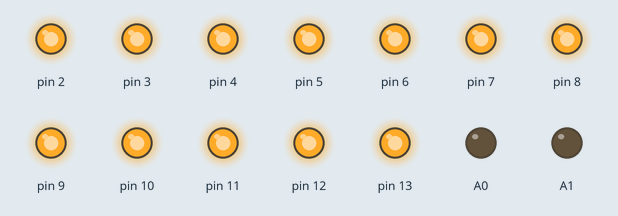
A sketch run on a simulated Arduino Uno, built with avr-gcc and run on an emulated ATmega328P. Shown: output pins drawn as LEDs (lit = HIGH).

Above: at 0.1 s.
Timing chart, 0 to 1.6 s (numbered marks = the images above):
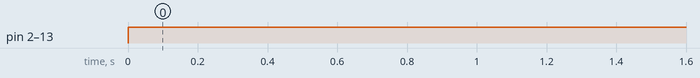

The sketch:

16-pin_Seven_Segment.ino
```cpp
void setup() {
  for(int i=2; i < 14;i++){pinMode(i, OUTPUT);}
  pinMode(A0, OUTPUT);
  pinMode(A1, OUTPUT);
  pinMode(A2, OUTPUT);
  pinMode(A3, OUTPUT);
}

void loop() {
  for(int i=2; i < 14;i++){digitalWrite(i, HIGH);}

}
```

Measured:
- by itself, pin 2–13: LOW → HIGH at 0.00 s
